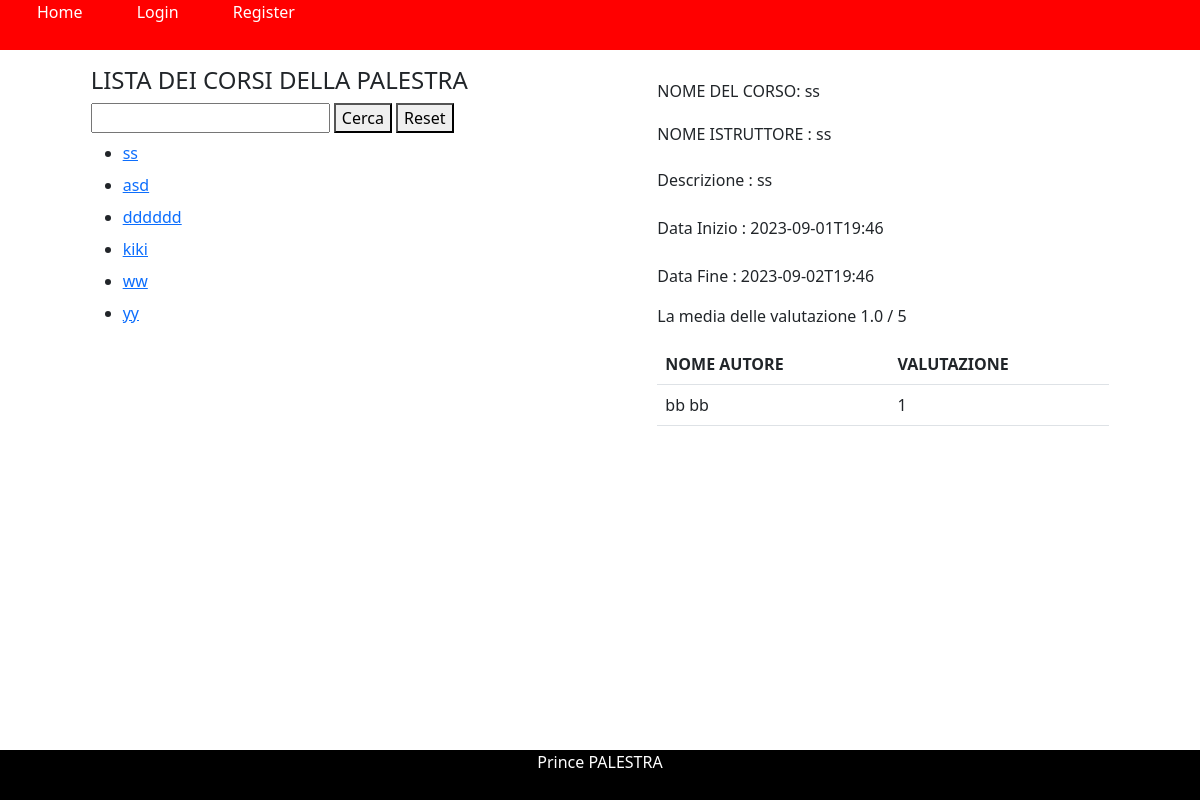
Screenshot of /corsi/1 with the database file from the repository.
### tables this page shows
CREATE TABLE corso ( 
            id INTEGER NOT NULL PRIMARY KEY,
    	    titolo TEXT NOT NULL,
    	    descrizione TEXT NOT NULL,
    	    istruttore TEXT NOT NULL UNIQUE,
    	    startTime DATE NOT NULL ,
    	    endTime DATE NOT NULL
        );

CREATE TABLE corso_iscritto ( 
            id_user INTEGER NOT NULL,
            id_corso INTEGER NOT NULL,
            voto INTEGER,
            CONSTRAINT key_c_i PRIMARY KEY (id_user, id_corso)  
        );

CREATE TABLE user 
    ( 
        id INTEGER PRIMARY KEY,
	    nome TEXT NOT NULL,
	    cognome TEXT NOT NULL,
	    email TEXT NOT NULL UNIQUE,
	    ruolo TEXT NOT NULL ,
	    password TEXT NOT NULL ,
	    dataDeactivazione DATE
    );

### main.py (the view)
@app.route("/corsi/<int:id>")
def corsoById(id,message=""):
    role = None
    idUser = None
    if current_user.is_authenticated:
        idUser = current_user.id
        role = current_user.ruolo
    listacorsi = corsodao.getCorsi(role)
    res = corsodao.getCorsoById(id, idUser, role)
    if not current_user.is_authenticated:
        return render_template('corsi.html', session=getSession(), listacorsi=listacorsi, corso=res['corso'])
    return render_template('corsi.html', session=getSession(), listacorsi=listacorsi, corso=res['corso'])

### corsodao.py (called while the page is built)
def mapper(d):
    data = {}
    data['id'] = d[0]
    data['titolo'] = d[1]
    data['descrizione'] = d[2]
    data['istruttore'] = d[3]
    data['startTime'] = d[4]
    data['endTime'] = d[5]
    return data

def getCorsi(role):
    res = {}
    try:
        sql = ("""
                SELECT id,titolo,descrizione,istruttore,startTime,endTime
                FROM corso
            """)
        conn = sqlite3.connect('palestra.db')
        cursor = conn.cursor()
        cursor.execute(sql)
        mapped = []
        for data in cursor.fetchall():
            mapped.append(mapper(data))
        res['result'] = True
        res['data'] = mapped
    except Exception as e:
        return []
        print('ERROR', str(e))
    cursor.close()
    conn.close()
    return mapped

def getMediaVoto( idCorso, idUser=None):
    try:
        sql = (""" SELECT AVG(voto) FROM corso_iscritto WHERE voto IS NOT NULL AND id_corso = ? """)
        conn = sqlite3.connect('palestra.db')
        cursor = conn.cursor()
        cursor.execute(sql, (idCorso,))
        media = cursor.fetchone()[0]
        cursor.close()
        conn.close()
        return media
    except Exception as e:
        print('ERROR', str(e))
        cursor.close()
        conn.close()

def getVoti( idCorso):
    try:
        sql = ("""  SELECT u.nome, u.cognome, ci.voto FROM  corso_iscritto ci , user u
                    WHERE ci.id_corso = ? AND u.id = ci.id_user AND ci.voto IS NOT NULL
             """)
        conn = sqlite3.connect('palestra.db')
        cursor = conn.cursor()
        cursor.execute(sql, (idCorso,))
        dati = []
        for data in cursor.fetchall():
            dati.append({'nome': data[0], 'cognome': data[1],'voto': data[2]})
        cursor.close()
        conn.close()
        return dati
    except Exception as e:
        print('ERROR', str(e))
        cursor.close()
        conn.close()
        return []

### main.py (called while the page is built)
def getSession () :
    if current_user.is_authenticated:
        return userdao.getAccountByEmail(current_user.id)
    return None

### templates/corsi.html (shortened to what this page needs)
{% extends "base.html" %}
{%block mainbody %}
<div  class="container-fluid mt-3">
    <div class="row justify-content-evenly">
        <div class="col-xl-5 col-md-6 col-12">
            <div class="container-fluid">
                <h4> LISTA DEI CORSI DELLA PALESTRA</h4>
                <section>
                    <input type="text" id="search"></input>
                    <button type="button" onclick="search(event, {{listacorsi}})">Cerca</button>
                    <button type="button" onclick="resetSearch(event, {{listacorsi}})">Reset</button>
                </section>
                <section id="corsi">
                    <ul id="corsiul">
                        {% for corso in listacorsi %}
                        <li class="my-2">
                            <a href="{{url_for('corsoById', id=corso.id)}}">{{corso.titolo | e}}</a>
                        </li>
                        {% endfor %}
                    </ul>
                </section>
            </div>
        </div>
        <div class="col-xl-5 col-md-6 col-12">
            <div class="container-fluid">
                {% if corso %}
                    <h6 class="mt-3">NOME DEL CORSO: {{corso.titolo | e}}</h6>
                    <h6 class="mt-4">NOME ISTRUTTORE : {{corso.istruttore | e}}</h6>
                    <p class="mt-4">Descrizione : {{corso.descrizione | e}}</p>
                    <p class="mt-4">Data Inizio : {{corso.startTime | e}}</p>
                    <p class="mt-4">Data Fine : {{corso.endTime | e}}</p>
                    {% if corso.media %}
                        <p>La media delle valutazione {{ corso.media | e}} / 5 </p>
                    {% endif %}
                    {% if corso.commenti %}
                        <table class="table">
                            <thead>
                            <tr>
                                <th>NOME AUTORE</th>
                                <th>VALUTAZIONE</th>
                            </tr>
                            </thead>
                            <tbody>
                            {% if corso.commenti |  length > 0 %}
                                {% for commento in corso.commenti %}
                                <tr>
                                    <td>{{commento.nome | e}} {{commento.cognome | e}} </td>
                                    <td>{{commento.voto | e}}</td>
                                </tr>
                                {% endfor %}
                            {% else %}
                            <tr>Non ci sono commenti</tr>
                            {% endif %}
                            </tbody>
                        </table>
                    {% endif %}
                {% endif %}
            </div>
        </div>
    </div>
</div>
{% endblock %}

### rows the page displays
corso: titolo "ss", istruttore "ss", descrizione "ss", startTime "2023-09-01T19:46", endTime "2023-09-02T19:46"
corso: titolo "asd"
corso: titolo "dddddd"
corso: titolo "kiki"
corso: titolo "ww"
corso: titolo "yy"
corso_iscritto: nome "bb", cognome "bb", voto "1"

### other values shown
{{ corso.media | e }} "1.0"
